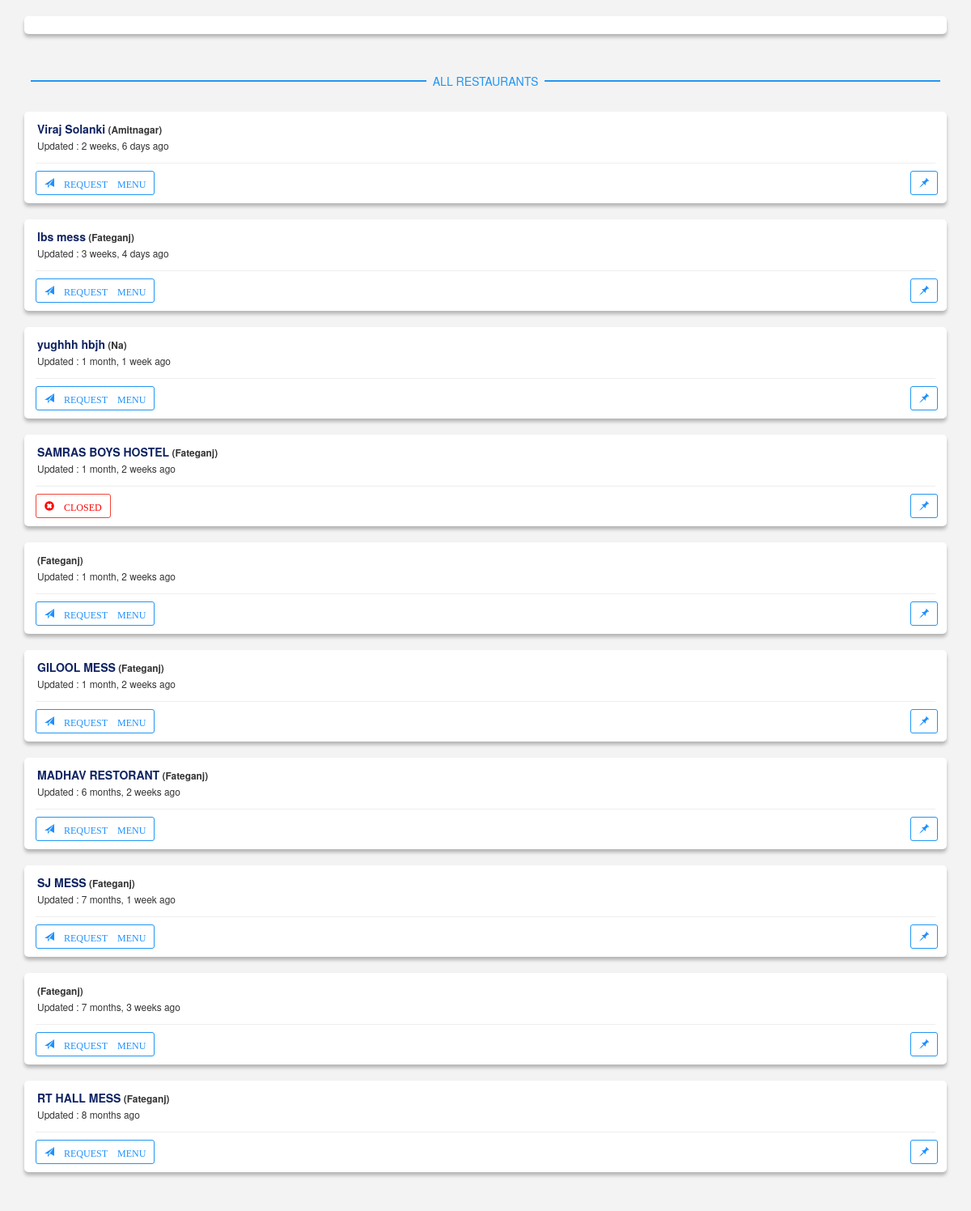
Screenshot of /blog/ with the database file from the repository.
### blog/models.py (models this page shows, shortened)
class Post(models.Model):
	menu = models.TextField(max_length=350)
	image = models.ImageField(default='default.jpg', upload_to='profile_pics')
	date_posted = models.DateTimeField(default=timezone.now)
	session = models.CharField(max_length=10, blank=True)
	price = models.CharField(max_length=5,choices=PRICE_CHOICES, default='40')
	active = models.BooleanField(default=True)
	city = models.CharField(max_length=40,default='VADODARA')
	author = models.ForeignKey(User, on_delete=models.CASCADE)

### users/models.py (models this page shows, shortened)
class Profile(models.Model):
	user = models.OneToOneField(User, on_delete=models.CASCADE)
	image = models.ImageField(default='default.jpg', upload_to='profile_pics')
	mess_name = models.CharField(max_length=30, blank=True)
	area = models.CharField(max_length=40,choices=PIN_CHOICES, default='Fateganj')
	number = models.CharField(max_length=10, blank=True)
	location = models.URLField(max_length=300, blank=True)
	city = models.CharField(max_length=40,choices=CITY_CHOICES, default='VADODARA')
	zone = models.CharField(max_length=40,choices=ZONE_CHOICES, default='zone-1')
	close = models.BooleanField(default=False)
	follower = models.IntegerField(default=0)
	verified = models.BooleanField(default=False)
	profile_comp = models.BooleanField(default=False)

### blog/views.py (the view)
# urls.py: path('', views.menulist, name='blog-home'),
def menulist(request):
	user=request.user
	if user.is_authenticated:
		return redirect('mymess', username=request.user)
	if timezone.now().hour > 14:
		session = 'dinner'
	else:
		session = 'lunch'
	posts = Post.objects.filter(active=True).filter(session=session).order_by('date_posted')
	allposts = Post.objects.filter(active=True).exclude(session=session).order_by('-date_posted')
	post_for_pinlist = Post.objects.filter(active=True).order_by('-date_posted')
	for i in post_for_pinlist:
		if i.date_posted < timezone.now()-timedelta(hours=12):
			i.session = 'old'
			i.save()
	pinlist = []
	for i in post_for_pinlist:
		if request.COOKIES.get(i.author.username):
			pinlist.append(i)
		context = locals()
	return render(request, 'blog/home.html', context)

### blog/templates/blog/home.html (shortened to what this page needs)
{% extends "blog/base.html" %}
{% load crispy_forms_tags %}
{% block content %}
        <div class="container">
              <div class="panel panel-outline">
              </div>
        </div>
<br>
<div class="container hr-sect">ALL RESTAURANTS</div><br>
{% for post in allposts %}
    <div class="container">
          <div class="panel panel-outline">
          <div class="panel-heading">
          <span class="text-left"> <dt><strong>{{ post.author.profile.mess_name }}</strong><small> ({{post.author.profile.area}})</small></dt>
          <dd><small>Updated : {{ post.date_posted|timesince }} ago</small></dd></span>
          </div><hr>
          <div class="panle-body">
            {% if post.author.profile.close == False %}
                  <div class="a">
                       <a href="tel:{{ post.author.profile.number }}">
                       <button onclick='FB.AppEvents.logEvent("ReqMenuBtnClicked")'  type="button" class="btn info btn-default btn-sm">
                       <span class="glyphicon glyphicon-send"> REQUEST MENU </span></button>
                       </a>
                       <a style="float: right; padding-right: 10px;" href="{% url 'pin' post.author %}">
                       <button type="button" class="btn info btn-default btn-sm" >
                       <span class="glyphicon glyphicon-pushpin"></span>
                       </button>
                       </a>
                  </div>
              {% else %}
                   <div class="a">
                   <button type="button" class="btn danger btn-default btn-sm">
                   <span class="glyphicon glyphicon-remove-sign"> CLOSED</span>
                   </button>
                       <a style="float: right; padding-right: 10px;" href="{% url 'pin' post.author %}">
                       <button type="button" class="btn info btn-default btn-sm" >
                       <span class="glyphicon glyphicon-pushpin"></span>
                       </button>
                       </a>
                   </div>
              {% endif %}
          </div>
          </div>
     </div>
  {% endfor %}
{% endblock content %}

### blog/static/blog/main.css (style rules this page uses)
body { background-color: #f3f3f3; }
.panel-heading { background-color: ; }
.panel { background: #FFFFFF; box-shadow: 0px 4px 4px rgba(0, 0, 0, 0.25); border-radius: 5px; }
hr { margin: 1px 13px 9px 13px; }
strong { color: #0F2362; }
div.a { margin: 1px 0px 9px 13px; }
.info { border-color: #2196F3; color: dodgerblue }
.danger { border-color: #f44336; color: red }
.hr-sect { display: flex; flex-basis: 100%; align-items: center; color: #2196F3; margin: 8px 0px; }
.hr-sect::before, .hr-sect::after { content: ""; flex-grow: 1; background: #2196F3; height: 2px; font-size: px; line-height: 0px; margin: 0px 8px; }

### rows the page displays
Post: author.profile.mess_name "Viraj Solanki", author.profile.area "Amitnagar", date_posted "2 weeks, 6 days"
Post: author.profile.mess_name "lbs mess", author.profile.area "Fateganj", date_posted "3 weeks, 4 days"
Post: author.profile.mess_name "yughhh hbjh", author.profile.area "Na", date_posted "1 month, 1 week"
Post: author.profile.mess_name "SAMRAS BOYS HOSTEL", author.profile.area "Fateganj", date_posted "1 month, 2 weeks", shows "CLOSED"
Post: author.profile.area "Fateganj", date_posted "1 month, 2 weeks"
Post: author.profile.mess_name "GILOOL MESS", author.profile.area "Fateganj", date_posted "1 month, 2 weeks"
Post: author.profile.mess_name "MADHAV RESTORANT", author.profile.area "Fateganj", date_posted "6 months, 2 weeks"
Post: author.profile.mess_name "SJ MESS", author.profile.area "Fateganj", date_posted "7 months, 1 week"
Post: author.profile.area "Fateganj", date_posted "7 months, 3 weeks"
Post: author.profile.mess_name "RT HALL MESS", author.profile.area "Fateganj", date_posted "8 months"
